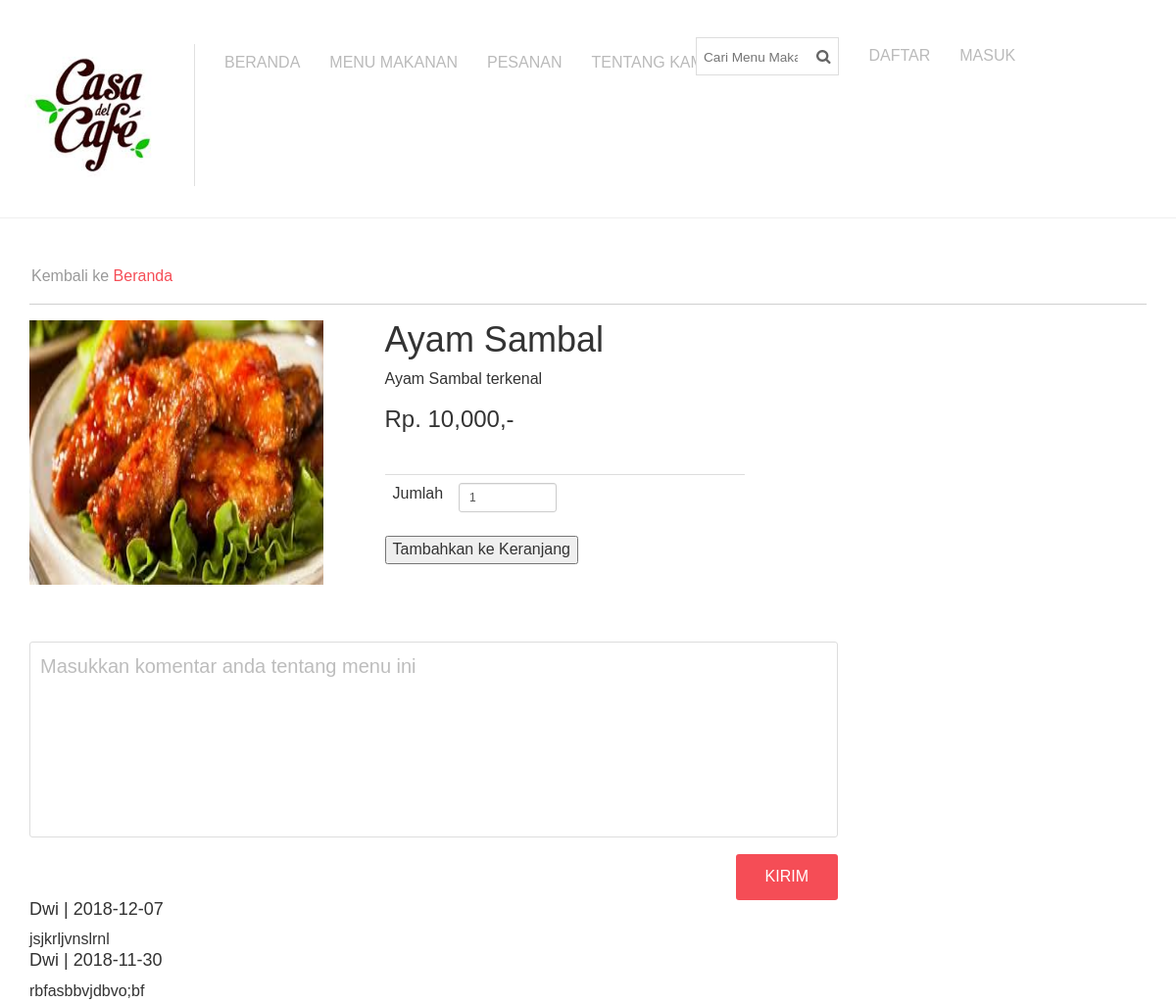
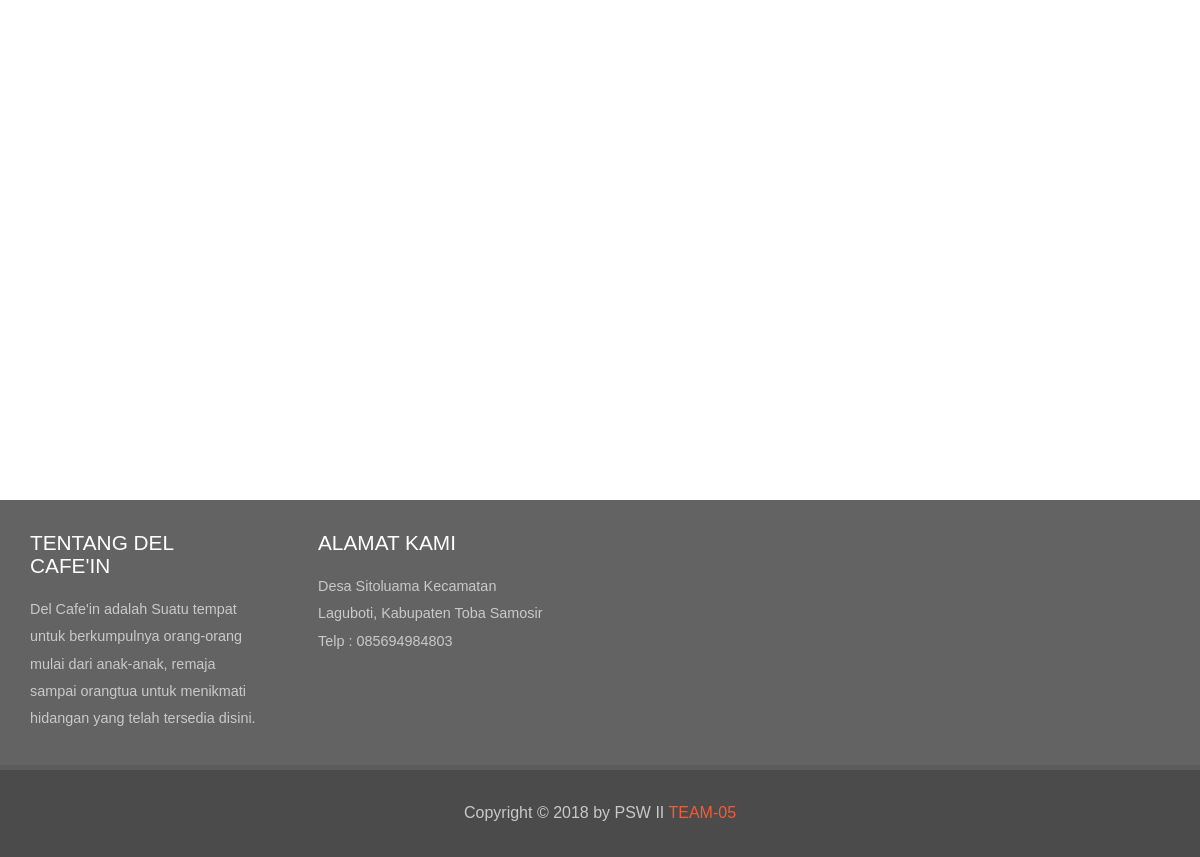
The page /detailproduk.php?id=10 on the database its author committed (2 pictures, top to bottom).
### tables this page shows
CREATE TABLE `makanan` (
  `id_produk` int(11) NOT NULL,
  `nama` varchar(100) NOT NULL,
  `harga` int(10) NOT NULL,
  `qty` int(9) NOT NULL,
  `keterangan` varchar(500) NOT NULL,
  `gambar` varchar(45) NOT NULL,
  `id_kategori` int(11) NOT NULL
);

CREATE TABLE `users` (
  `id_user` int(11) NOT NULL,
  `nama` varchar(100) NOT NULL,
  `alamat` varchar(100) NOT NULL,
  `email` varchar(100) NOT NULL,
  `nohp` varchar(15) NOT NULL,
  `username` varchar(100) NOT NULL,
  `password` varchar(100) NOT NULL,
  `role` int(3) NOT NULL
);

CREATE TABLE `komentar` (
  `id_komentar` int(11) NOT NULL,
  `id_user` int(11) NOT NULL,
  `id_produk` int(11) NOT NULL,
  `isi` text NOT NULL,
  `tanggal` date NOT NULL,
  `status` varchar(30) NOT NULL
);

### detailproduk.php (the view, shortened to what this page needs)
<?php
    include 'header.php';
    $id_produk = $_GET['id'];
    $makanan = mysqli_query($koneksi, "SELECT * FROM makanan WHERE id_produk = '$id_produk'") or die(mysqli_error($koneksi));
    $p = mysqli_fetch_array($makanan);
?>
<div class="single_top">
	 <div class="container">
         <div class="single_grid">
             <ul class="back">
                	  <li style="font-size: 16px; margin-left: -13px;"><i class="back_arrow"> </i>Kembali ke <a href="index.php">Beranda</a></li>
                    </ul>
             <div class="grid images_3_of_2">
                 <img src="admin/gambar/<?=$p['gambar']?>" width="300" height="270"/>
				  </div>
				<div class="desc1 span_1_of_3">
                    <h1><?php echo $p['nama']?></h1>
                    <p><?=$p['keterangan']?></p>
                     <form action="cart.php?act=add&amp;barang_id=<?php echo $p['id_produk'];?>&amp;ref=keranjang.php?kd=<?php echo $p['id_produk'];?>" method="POST">
                     <div class="simpleCart_shelfItem">
                        <div class="price_single">
                                            <div class="head"><h3>Rp. <?= number_format($p['harga'])?>,-</h3></div>
                           <div class="clearfix"></div>
                         </div>
                             <table class="table">
                            <tr>
                                <td width="40">Jumlah</td>
                                <td><input type="number" name="jumlah" class="form-control input-sm" min="1" max="<?php echo $data['qty']; ?>" style="width: 100px;" value="1"></td>
                            </tr>
                        </table>
                          <div class="size_2-right" ><input type="submit" value="Tambahkan ke Keranjang"/></div>
                     </div>
                     </form>
                </div>
                <div class="clearfix"></div>
               </div>
              </div>
</div>
<div class="container" style="margin-right: 195px;">
<div class="col-md-9 contact_left">
    <form action="komen_proses.php?id=<?=$id_produk?>" method="post">
					<div class="column_3">
	                   <textarea value="Message" style="font-size: 20px;" name="komentar" placeholder="" onfocus="this.value = '';" onblur="if (this.value == '') {this.value = 'Masukkan komentar anda tentang menu ini';}">Masukkan komentar anda tentang menu ini</textarea>
	                </div>
	                <div class="form-submit1">
			          <input type="submit" value="Kirim">
					</div>
					<div class="clearfix"> </div>
				  </form>
</div>
<div class="col-md-3 contact_right">
</div>
    <div class="col-md-6 box_4">
        <?php
            $komen = mysqli_query($koneksi, "SELECT * FROM komentar  WHERE id_produk = '$id_produk' AND status = 'Confirmed' ORDER BY id_komentar DESC") or die(mysqli_error($koneksi));
            while($k = mysqli_fetch_array($komen)){
                $id_user = $k['id_user'];
        ?>
                    <?php
                        $user = mysqli_query($koneksi, "SELECT * FROM users WHERE id_user = '$id_user'");
                        while($u = mysqli_fetch_array($user)){
                    ?>
			<h4><?=$u['nama']?>&nbsp;|&nbsp;<?=$k['tanggal']?></h4>
                        <p><?= $k['isi']?></p>
                        <?php
                        }
                        ?>
        <?php
            }
        ?>
    </div>
</div>
<?php
    include 'footer.php';
?>

### css/style.css (style rules this page uses)
h4, h5, h6, h1, h2, h3 { margin-top: 0; }
ul, ol { margin: 0; }
p { margin: 0; }
html, body { font-family: 'Lato', sans-serif; font-size: 100%; background:#fff; }
body a { transition: 0.5s all; -webkit-transition: 0.5s all; -o-transition: 0.5s all; -ms-transition: 0.5s all; -moz-transition: 0.5s all; }
.span_1_of_3 { width:32.2%; }
.size_2-right { float: left; margin: -4px 0 0 0; }
.single_top { margin:3em 0; }
ul.back { padding:0; list-style:none; margin-bottom:1em; border-bottom:1px solid rgb(208, 208, 208); padding-bottom:1em; }
ul.back li { font-size:0.8125em; color:#999; }
ul.back li a { color:#f54d56; }
i.back_arrow { width: 15px; height: 20px; float: left; background: url(../images/img_sprite.png)no-repeat -194px -14px; }
.price_single { margin: 1em 0 2em; }
.head { float:left; }
ul { padding: 0; list-style: none; }
.images_3_of_2 { width: 26.2%; float: left; margin-right: 2.6%; }
.desc1 { display: block; float: left; }
.column_3 input[type="text"], .column_3 textarea { width: 100%; font-size: 1em; margin: 10px 0; border: 1px solid #DDDDDD; color: #BDBDBD; outline: none; background: none; height: 200px; padding: 10px; resize: none; border-radius: 3px; -webkit-border-radius: 3px; -moz-border-radius: 3px; -o-border-radius: 3px; -webkit-appearance: none; }
.form-submit1 input[type="submit"] { background:#f54d56; padding: 12px 30px; display: inline-block; color: #FFF; text-transform: uppercase; font-size: 1em; transition: 0.5s ease; -o-transition: 0.5s ease; -webkit-transition: 0.5s ease; border: none; cursor: pointer; outline: none; float:right; border-radius: 3px; -webkit-border-radius: 3px; -moz-border-radius: 3px; -o-border-radius: 3px; }
@media (max-width:1280px) { .images_3_of_2 { width: 29.2%; margin-right: 2.6%; } }

### css/stylelogin.css (style rules this page uses)
body { font-family: 'Myriad Pro', 'Trebuchet MS', sans-serif; background: #ffffff; }

### rows shown on the page
makanan: gambar (picture), nama "Ayam Sambal", keterangan "Ayam Sambal terkenal", harga "10,000"
komentar: tanggal "2018-12-07", isi "jsjkrljvnslrnl"
users: nama "Dwi"
komentar: tanggal "2018-11-30", isi "rbfasbbvjdbvo;bf"
